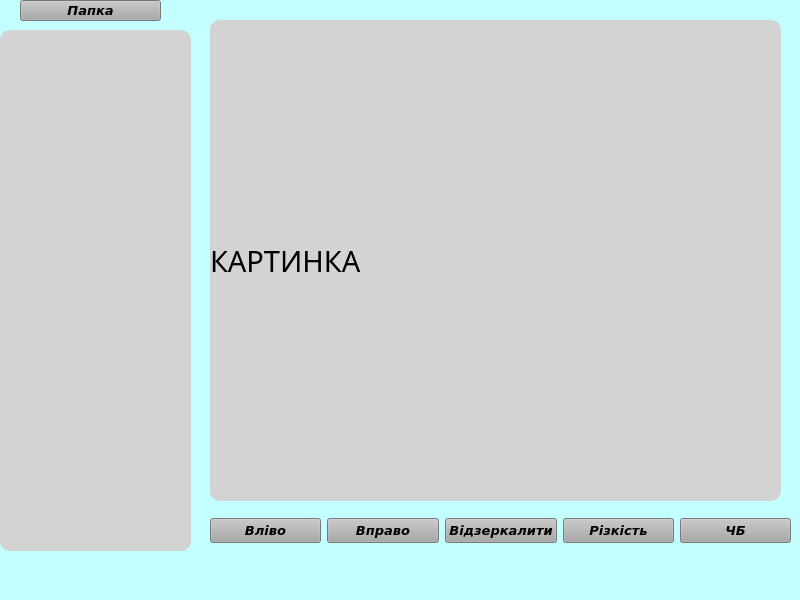
<?xml version="1.0" encoding="UTF-8"?>
<ui version="4.0">
 <class>MainWindow</class>
 <widget class="QMainWindow" name="MainWindow">
  <property name="geometry">
   <rect>
    <x>0</x>
    <y>0</y>
    <width>800</width>
    <height>600</height>
   </rect>
  </property>
  <property name="windowTitle">
   <string>MainWindow</string>
  </property>
  <property name="styleSheet">
   <string notr="true">background:rgb(196, 255, 255);</string>
  </property>
  <widget class="QWidget" name="centralwidget">
   <widget class="QPushButton" name="dir_btn">
    <property name="geometry">
     <rect>
      <x>20</x>
      <y>0</y>
      <width>141</width>
      <height>21</height>
     </rect>
    </property>
    <property name="font">
     <font>
      <family>Verdana</family>
      <pointsize>10</pointsize>
      <weight>75</weight>
      <italic>true</italic>
      <bold>true</bold>
     </font>
    </property>
    <property name="styleSheet">
     <string notr="true">background: darkgrey;
</string>
    </property>
    <property name="text">
     <string>Папка</string>
    </property>
   </widget>
   <widget class="QListWidget" name="images_list">
    <property name="geometry">
     <rect>
      <x>0</x>
      <y>30</y>
      <width>191</width>
      <height>521</height>
     </rect>
    </property>
    <property name="styleSheet">
     <string notr="true">background: lightgrey;
border: Ipx sold black;
border-radius: 10px;</string>
    </property>
   </widget>
   <widget class="QWidget" name="horizontalLayoutWidget">
    <property name="geometry">
     <rect>
      <x>210</x>
      <y>510</y>
      <width>581</width>
      <height>41</height>
     </rect>
    </property>
    <layout class="QHBoxLayout" name="horizontalLayout">
     <item>
      <widget class="QPushButton" name="left_btn">
       <property name="font">
        <font>
         <family>Verdana</family>
         <pointsize>10</pointsize>
         <weight>75</weight>
         <italic>true</italic>
         <bold>true</bold>
        </font>
       </property>
       <property name="styleSheet">
        <string notr="true">background: darkgrey;

</string>
       </property>
       <property name="text">
        <string>Вліво</string>
       </property>
      </widget>
     </item>
     <item>
      <widget class="QPushButton" name="right_btn">
       <property name="font">
        <font>
         <family>Verdana</family>
         <pointsize>10</pointsize>
         <weight>75</weight>
         <italic>true</italic>
         <bold>true</bold>
        </font>
       </property>
       <property name="styleSheet">
        <string notr="true">background: darkgrey;
</string>
       </property>
       <property name="text">
        <string>Вправо</string>
       </property>
      </widget>
     </item>
     <item>
      <widget class="QPushButton" name="mirror_btn">
       <property name="font">
        <font>
         <family>Verdana</family>
         <pointsize>10</pointsize>
         <weight>75</weight>
         <italic>true</italic>
         <bold>true</bold>
        </font>
       </property>
       <property name="styleSheet">
        <string notr="true">background: darkgrey;
</string>
       </property>
       <property name="text">
        <string>Відзеркалити</string>
       </property>
      </widget>
     </item>
     <item>
      <widget class="QPushButton" name="sharp_btn">
       <property name="font">
        <font>
         <family>Verdana</family>
         <pointsize>10</pointsize>
         <weight>75</weight>
         <italic>true</italic>
         <bold>true</bold>
        </font>
       </property>
       <property name="styleSheet">
        <string notr="true">background: darkgrey;
</string>
       </property>
       <property name="text">
        <string>Різкість</string>
       </property>
      </widget>
     </item>
     <item>
      <widget class="QPushButton" name="bw_btn">
       <property name="font">
        <font>
         <family>Verdana</family>
         <pointsize>10</pointsize>
         <weight>75</weight>
         <italic>true</italic>
         <bold>true</bold>
        </font>
       </property>
       <property name="styleSheet">
        <string notr="true">background: darkgrey;
</string>
       </property>
       <property name="text">
        <string>ЧБ</string>
       </property>
      </widget>
     </item>
    </layout>
   </widget>
   <widget class="QLabel" name="label">
    <property name="geometry">
     <rect>
      <x>210</x>
      <y>20</y>
      <width>571</width>
      <height>481</height>
     </rect>
    </property>
    <property name="font">
     <font>
      <family>Yu Gothic UI Light</family>
      <pointsize>22</pointsize>
     </font>
    </property>
    <property name="styleSheet">
     <string notr="true">background: lightgrey;
border: Ipx sold black;
border-radius: 10px;</string>
    </property>
    <property name="text">
     <string>КАРТИНКА</string>
    </property>
   </widget>
  </widget>
  <widget class="QMenuBar" name="menubar">
   <property name="geometry">
    <rect>
     <x>0</x>
     <y>0</y>
     <width>800</width>
     <height>21</height>
    </rect>
   </property>
  </widget>
  <widget class="QStatusBar" name="statusbar"/>
 </widget>
 <resources/>
 <connections/>
</ui>
